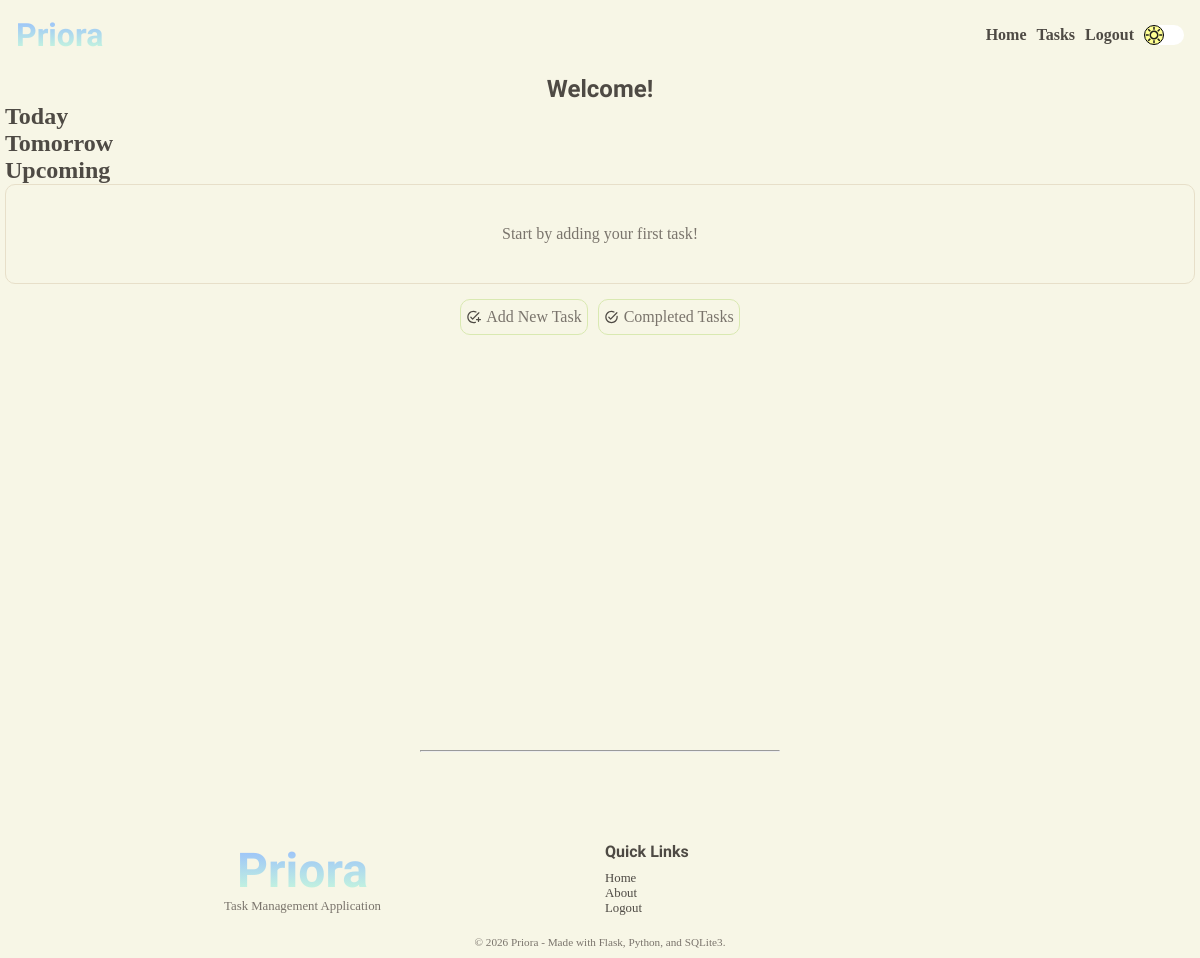
The page /user/home (signed in) on the database as committed earlier.
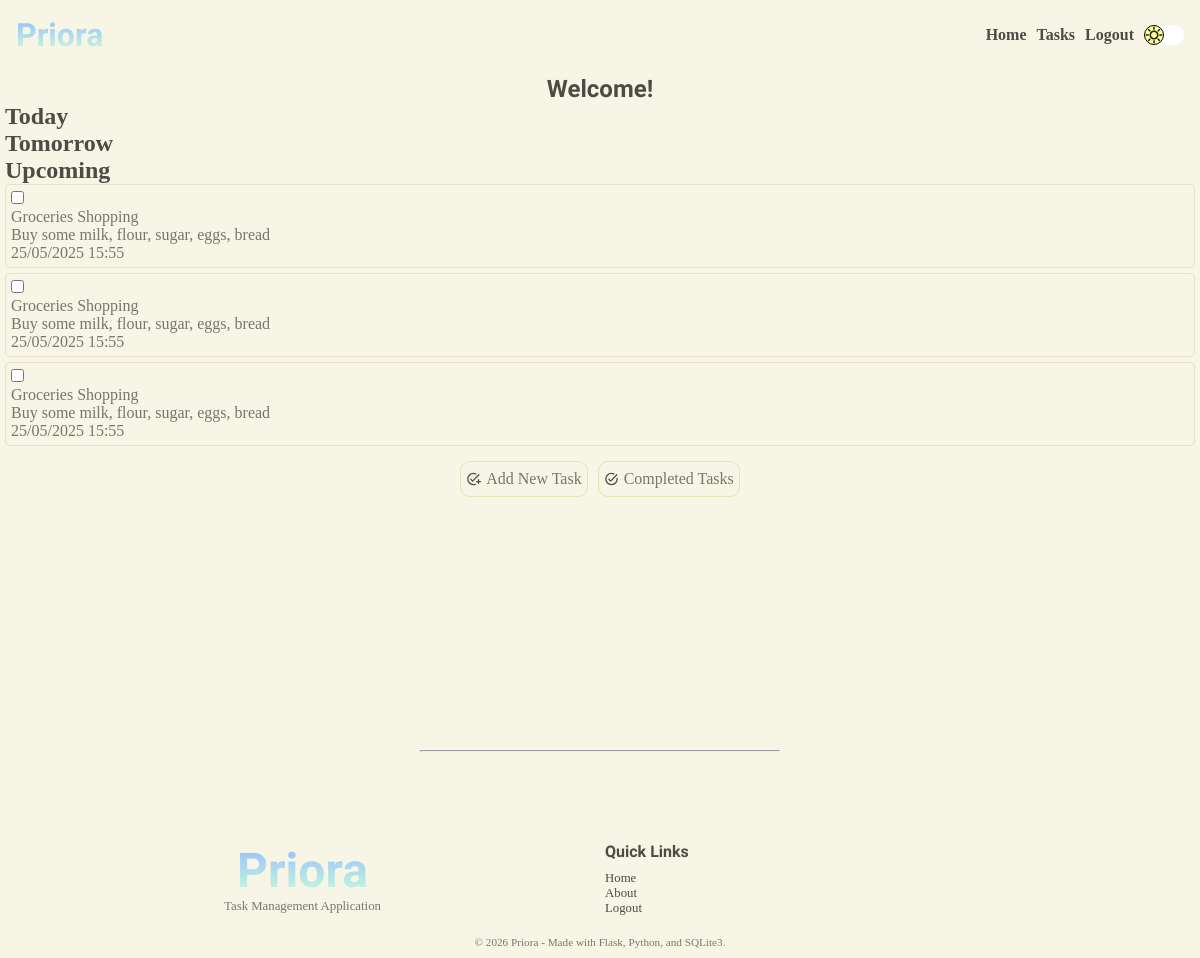
The same page on the database as committed later.
### tables this page shows
CREATE TABLE "tasks" (
                            "task_id"	INTEGER NOT NULL UNIQUE,
                            "user_id"	INTEGER NOT NULL,
                            "title"	TEXT NOT NULL,
                            "description"	TEXT NOT NULL,
                            "due_date"	TEXT NOT NULL,
                            "due_time"	TEXT NOT NULL,
                            "completion_date"	TEXT,
                            "completion_time"	TEXT,
                            "completed"	INTEGER NOT NULL DEFAULT 0,
                            PRIMARY KEY("task_id" AUTOINCREMENT),
                            FOREIGN KEY("user_id") 
                                REFERENCES "users"("user_id")
                                ON DELETE CASCADE
                            );

### app.py (the view)
@app.route("/user/home", methods=["GET", "POST"])
@login_required
@password_reset_required
def account():
    title = "Welcome Back!"
    user = find_user_by_id(session.get("user-id"))
    new_user = bool(user["new_user"])
    tasks = load_tasks(user)
    return render_template(
        "user/home.html", title=title, tasks=tasks, new_user=new_user
    )

### app.py (called while the page is built)
@app.after_request
def security_headers(response):
    response.headers["Content-Security-Policy"] = (
        "default-src 'self'; "
        "script-src 'self'; "
        "style-src 'self' https://fonts.googleapis.com; "
        "font-src 'self' https://fonts.gstatic.com;"
    )
    return response

### services/auth.py (called while the page is built)
def login_required(f):
    @wraps(f)
    def decorated_function(*args, **kwargs):
        if session.get("user-id") is None:
            return redirect(url_for("login"))
        return f(*args, **kwargs)
    return decorated_function

def password_reset_required(f):
    @wraps(f)
    def decorated_function(*args, **kwargs):
        reset_req = is_reset_req(session.get("user-id"))
        if reset_req:
            return redirect(url_for("change_password"))
        return f(*args, **kwargs)
    return decorated_function

### services/database.py (called while the page is built)
def connect_database():
    os.makedirs("instance", exist_ok=True)
    connection = sqlite3.connect("instance/task-manager.db")
    connection.row_factory = sqlite3.Row
    connection.execute("PRAGMA foreign_keys = ON;")
    return connection

def find_user_by_id(user_id):
    connection = connect_database()
    cursor = connection.cursor()
    try:
        cursor.execute(
            """SELECT * FROM users WHERE user_id = ?;""",
            (user_id,),
        )
        user = cursor.fetchone()
        return user
    except Exception as e:
        print(e)
        return False
    finally:
        connection.close()

def is_reset_req(user_id):
    connection = connect_database()
    cursor = connection.cursor()
    try:
        cursor.execute(
            """SELECT reset FROM users WHERE user_id = ?;""",
            (user_id,),
        )
        required = cursor.fetchone()
        if required and required["reset"] == 1:
            return True
        else:
            return False
    except Exception as e:
        print(e)
        return False
    finally:
        connection.close()

def all_tasks(user):
    connection = connect_database()
    cursor = connection.cursor()
    try:
        cursor.execute(
            """SELECT * FROM tasks WHERE user_id = ?;""",
            (user["user_id"],),
        )
        tasks = cursor.fetchall()
        return tasks
    except Exception as e:
        print(e)
        return False
    finally:
        connection.close()

### services/tasks.py (called while the page is built)
def load_tasks(user):
    tasks = all_tasks(user)
    if tasks:
        return tasks
    return None

### templates/user/home.html (shortened to what this page needs)
{% extends 'layout.html' %} {% block content %}
<section class="user-home-section">
  <h1>Welcome!</h1>
  <div class="row-title">
    <div>
      <h2>Today</h2>
    </div>
    <div>
      <h2 class="show-on-tablet">Tomorrow</h2>
    </div>
    <div>
      <h2 class="show-on-desktop">Upcoming</h2>
    </div>
  </div>
  <div class="user-home-tasks-grid">
    {% if tasks %} {% for task in tasks %}
    <div class="user-home-tasks-card">
      <form action="" method="post">
        <input type="checkbox" name="task-completed" id="task-completed" />
        <p>{{ task['title'] }}</p>
        <p class="show-on-tablet">{{ task['description'] }}</p>
        <p>{{ task['due_date'] }} {{ task['due_time'] }}</p>
      </form>
    </div>
    {% endfor %} {% elif new_user %}
    <div class="no-tasks">
      <p>Start by adding your first task!</p>
    </div>
    {% else %}
    <div class="no-tasks">
      <p>No tasks, add a task!</p>
    </div>
    {% endif %}
  </div>
  <div>
    <aside class="user-home-options">
      <div>
        <p>Add New Task</p>
      </div>
      <div>
        <p>Completed Tasks</p>
      </div>
    </aside>
  </div>
</section>
{% endblock content %}

### templates/layout.html (shortened to what this page needs)
<!doctype html>
<html lang="en">
  <head>
    <link
      rel="stylesheet"
      href="{{ url_for('static', filename='css/styles.css' )}}"
    />
  </head>
  <body>
    <header>{% include 'header.html' %}</header>
    <main>{% block content %}{% endblock content %}</main>
    <footer>{% include 'footer.html' %}</footer>
  </body>
</html>

### templates/header.html (shortened to what this page needs)
<div class="nav-bar">
  <div>
    <a href="{{ url_for('home')}}"><h1 class="gradient-text">Priora</h1></a>
  </div>
  <div>
    <nav>
      <ul>
        {% if session.get('user-id') %}
        <li><a href="{{ url_for('account') }}">Home</a></li>
        <li><a href="{{ url_for('home') }}">Tasks</a></li>
        <li>
          <form action="{{ url_for('logout') }}" method="post">
            <input type="submit" value="Logout" class="logout-button" />
          </form>
        </li>
        {% else %}
        <li><a href="{{ url_for('home') }}">Home</a></li>
        <li><a href="{{ url_for('about') }}">About</a></li>
        <li><a href="#features">Features</a></li>
        <li><a href="{{ url_for('login') }}">Login</a></li>
        {% endif %}
        <li>
          <div class="night-mode-button">
            <div class="night-mode-inner-button"></div>
          </div>
        </li>
      </ul>
    </nav>
  </div>
</div>

### templates/footer.html (shortened to what this page needs)
<div class="horizontal-line">
  <hr />
</div>
<div class="space"></div>
<section class="footer-section">
  <div class="footer-top">
    <div>
      <a href="{{ url_for('home')}}"><h1 class="gradient-text">Priora</h1></a>
      <p>Task Management Application</p>
    </div>
    <div>
      <p><strong>Quick Links</strong></p>
      <ul>
        <li><a href="{{ url_for('home') }}">Home</a></li>
        <li><a href="{{ url_for('about') }}">About</a></li>
        {% if session.get('user-id') %}
        <li>
          <form action="{{ url_for('logout') }}" method="post">
            <input type="submit" value="Logout" class="logout-button-footer" />
          </form>
        </li>
        {% else %}
        <li><a href="{{url_for('login')}}">Login</a></li>
        <li><a href="{{ url_for('register')}}">Register</a></li>
        {% endif %}
      </ul>
    </div>
  </div>
  <div class="footer-bottom">
    <p>© 2026 Priora - Made with Flask, Python, and SQLite3.</p>
  </div>
</section>

### static/css/base.css (style rules this page uses)
:root { --bg-color: #F7F6E6; --bg-task-card: white; --surface-color: #FFFFFF; --surface-secondary: #FFF8EF; --hero-gradient: linear-gradient(90deg, #CDFFD8 0%, #94B9FF 100%); --hero-bg-mb: url('/static/media/light-bg-mobile.gif'); --hero-bg-dk: url('/static/media/light-bg-desktop.gif'); --box-shadow: #4E4A44; --night-mode-button: url('/static/media/day.svg'); --primary-text: #4E4A44; --secondary-text: #7A746C; --accent-peach: #FFDFBD; --accent-beige: #E2C0AE; --accent-green: #D9E9B1; --accent-yellow: #F2EAA0; --border-color: #E7DFC9; --scrollbar-color: #E2C0AE; --success: #B8D98A; --warning: #F2EAA0; --danger: #E79A9A; --info: #AFCFEA; }
* { box-sizing: border-box; margin: 0; padding: 0; scrollbar-width: thin; scrollbar-color: #94B9FF var(--bg-color); }
html { overflow-x: hidden; scroll-behavior: smooth; }
body { background-color: var(--bg-color); font-family: cursive; overflow-x: hidden; }
h1, h2, h3, h4, h5, h6 { color: var(--primary-text) }
h1 { font-family: 'Leckerli One', cursive; }
p { color: var(--secondary-text); font-family: cursive; }
a { text-decoration: none; color: var(--primary-text) }
hr { width: 30%; color: var(--primary-text); }
.horizontal-line { width: 100%; display: flex; justify-content: center; }
.space { height: 10vh; }

### static/css/components/header.css (style rules this page uses)
.nav-bar { display: flex; padding: 1rem; justify-content: space-between; align-items: center; text-align: center; }
.nav-bar nav ul { display: flex; gap: 5px; align-items: center; justify-content: center; }
.nav-bar nav ul li { list-style-type: none; font-family: cursive; font-size: 0.8rem; }
.nav-bar nav ul li a { color: var(--primary-text); font-weight: bold; }
.night-mode-button { width: 40px; height: 20px; border-radius: 50px; background-color: white; transition: background-color 1s ease-in-out; }
.night-mode-inner-button { border: 1px solid black; height: 100%; width: 50%; border-radius: 100%; justify-content: center; align-items: center; display: flex; background-image: url('/static/media/day.svg'); background-position: center; background-repeat: no-repeat; background-size: contain; transition: transform 1s ease, background-image 1s ease-in-out; background-color: rgb(255, 255, 148); }
.logout-button { border: none; background: none; color: var(--primary-text); font-family: cursive; font-weight: bold; font-size: 0.8rem; }
@media screen and (min-width: 1000px) { .nav-bar nav ul li { font-size: 1rem; } }
@media screen and (min-width: 1000px) { .nav-bar { display: flex; padding: 1rem; justify-content: space-between; } }
@media screen and (min-width: 1000px) { .nav-bar nav ul { display: flex; gap: 10px; } }
@media screen and (min-width: 1000px) { .nav-bar nav ul li { list-style-type: none; } }
@media screen and (min-width: 1000px) { .logout-button { font-size: 1rem; } }

### static/css/components/footer.css (style rules this page uses)
.footer-section { padding: 10px; display: flex; flex-direction: column; justify-content: space-between; gap: 20px; }
.footer-top { display: grid; grid-template-columns: repeat(1, 1fr); gap: 10px; }
.footer-top h1 { font-size: 3rem; ; }
.footer-top p { font-size: 0.8rem; }
.footer-top>div { width: 100%; }
.footer-top div:nth-child(1) { text-align: center; }
.footer-top strong { font-size: 1rem; font-weight: bold; font-family: 'Leckerli One', cursive; color: var(--primary-text); }
.footer-top div ul { margin-top: 10px; }
.footer-top div ul li { list-style-type: none; font-size: 0.8rem; }
.logout-button-footer { font-size: 0.8rem; background: none; border: none; color: var(--primary-text); font-family: cursive; }
.footer-bottom { width: 100%; text-align: center; font-size: 0.7rem; }
@media screen and (min-width: 1000px) { .footer-top { grid-template-columns: repeat(2, 1fr); } }

### static/css/pages/main/home.css (style rules this page uses)
.gradient-text { background: linear-gradient(0deg, #CDFFD8, #94B9FF); -webkit-background-clip: text; background-clip: text; color: transparent; }
@media screen and (min-width: 1000px) { .nav-bar nav ul li { font-size: 1rem; } }
@media screen and (min-width: 1000px) { .nav-bar { display: flex; padding: 1rem; justify-content: space-between; } }
@media screen and (min-width: 1000px) { .nav-bar nav ul { display: flex; gap: 10px; } }
@media screen and (min-width: 1000px) { .nav-bar nav ul li { list-style-type: none; } }

Rows that differ between the two databases and show on the page:
added tasks: title "Groceries Shopping", description "Buy some milk, flour, sugar, eggs, bread", due_date "25/05/2025", due_time "15:55"
added tasks: title "Groceries Shopping", description "Buy some milk, flour, sugar, eggs, bread", due_date "25/05/2025", due_time "15:55"
added tasks: title "Groceries Shopping", description "Buy some milk, flour, sugar, eggs, bread", due_date "25/05/2025", due_time "15:55"
Other text that changed with them:
text no longer shown: "Start by adding your first task!"
